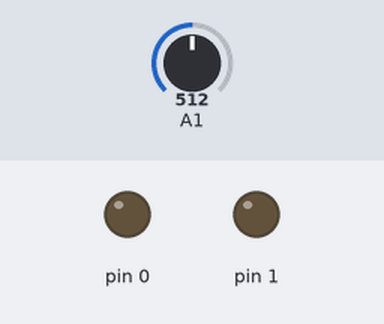
This sketch was run on a simulated Arduino Uno, built with avr-gcc and run on an emulated ATmega328P. Shown: output pins drawn as LEDs (lit = HIGH). The inputs (shaded band) are chosen by the test bench; at power-on: A1 = 512.

Above: at 1.2 s.
1.3 s: A1 set to 248
At 2.1 s:
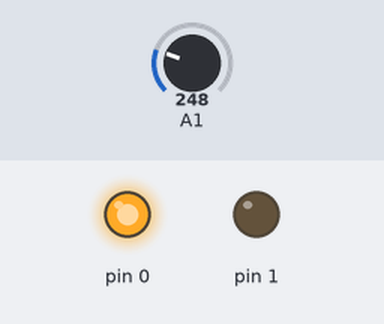
3.8 s: A1 set to 220
At 6.0 s:
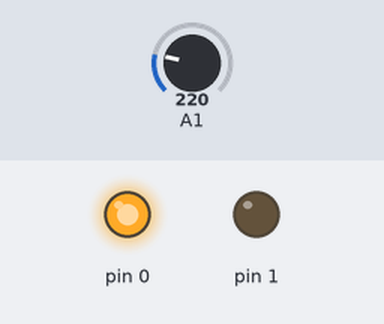
6.8 s: A1 set to 127
8.3 s: A1 set to 107
At 9.0 s:
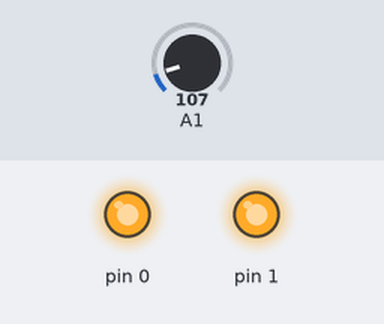
9.8 s: A1 set to 122
At 10.1 s:
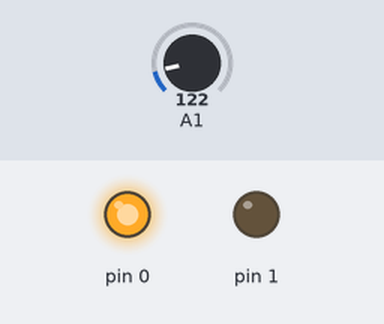
11.3 s: A1 set to 240
At 13.2 s:
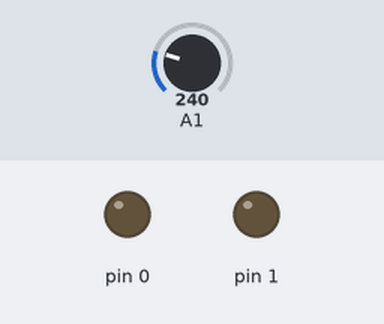
Timing chart, 0 to 14.7 s (numbered marks = the images above; inputs shaded):
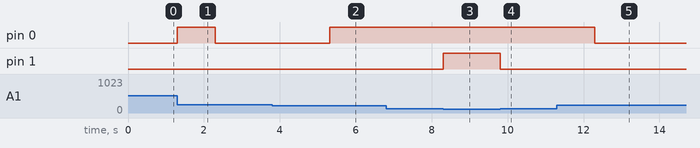

The sketch:

MOSCA_N1_MODULE_PROG.ino
```cpp
 /*
  This is a Program to control

     Mosca Strap sealing Temperature
     as a Replacement for N1 temp regulator module


     Does not report any bug while compiling
     tested in basic setup and works fine

     yet to be tested in original set up and
     many calibration of Sensor value A0( HEATAING)to MOSCA MAY BE NEEDED

     Dangerous temp avoidance circuit may be tested
     this is version 2
     and  changes has to be made when connected online
     check for all redunancy and ask colleauges for any missing concept while heating loop
     .

 The circuit:
 * photoresistor from analog in 0 to +5V
 * 10K resistor from analog in 0 to ground

 created 8 SEP 2016
 modified 11 Apr 2012
 by RANJITHKUMAR

 */

// these constants won't change. They are the
// lowest and highest readings you get from your sensor:
const int sensorMin = 0;      // sensor minimum, discovered through experiment
const int sensorMax = 230;    // sensor maximum, discovered through experiment
const int heater_on = 0;
const int heaterNotReady =1;
int sensorReading = 0;
void setup() {
  pinMode(0,OUTPUT);
  pinMode(1,OUTPUT);
  // initialize serial communication:
  //Serial.begin(9600);
}

void loop() {

  // read the sensor:
  int sensorReading = analogRead(1);
  // map the sensor range to a range of four options:
  int range = map(sensorReading, sensorMin, sensorMax, 0, 4);

  // do something different depending on the
  // range value:
  switch (range) {
    case 0:    // your hand is on the sensor
     // Serial.println("cold");
      digitalWrite(1,HIGH);
      digitalWrite(0,HIGH);
       break;
    case 1:    // your hand is close to the sensor
      //Serial.println("warm");
      digitalWrite(1,HIGH);
      digitalWrite(0,HIGH);
      break;
    case 2:    // your hand is a few inches from the sensor
     // Serial.println("medium");
      digitalWrite(1,LOW);
      digitalWrite(0,HIGH);
      break;
    case 3:    // your hand is nowhere near the sensor
    //  Serial.println("ok");
      delay(5);
      digitalWrite(1,LOW);
      delay(10);
      digitalWrite(0,HIGH);
      break;
      case 4:    // your hand is nowhere near the sensor
     // Serial.println("HEATING CYCLE START");
      digitalWrite(1,LOW);
      digitalWrite(0,HIGH);
      delay(1000);
      digitalWrite(0,LOW);
      delay(3000);
     break;
  }
  delay(1);        // delay in between reads for stability
}
```

Measured:
- the behaviour switches between 115 and 114 on A1 (found by bisection; images 2 and 3)
- after the input at 1.3 s, pin 0: LOW → HIGH at once, → LOW 1.0 s later
- after the input at 3.8 s, pin 0: goes on until 5.3 s, then stays HIGH
- after the input at 6.8 s, every drawn part: stays the same
- after the input at 8.3 s, pin 1: LOW → HIGH at once
- after the input at 9.8 s, pin 1: HIGH → LOW at once
- after the input at 11.3 s, pin 0: HIGH → LOW after 1.0 s
